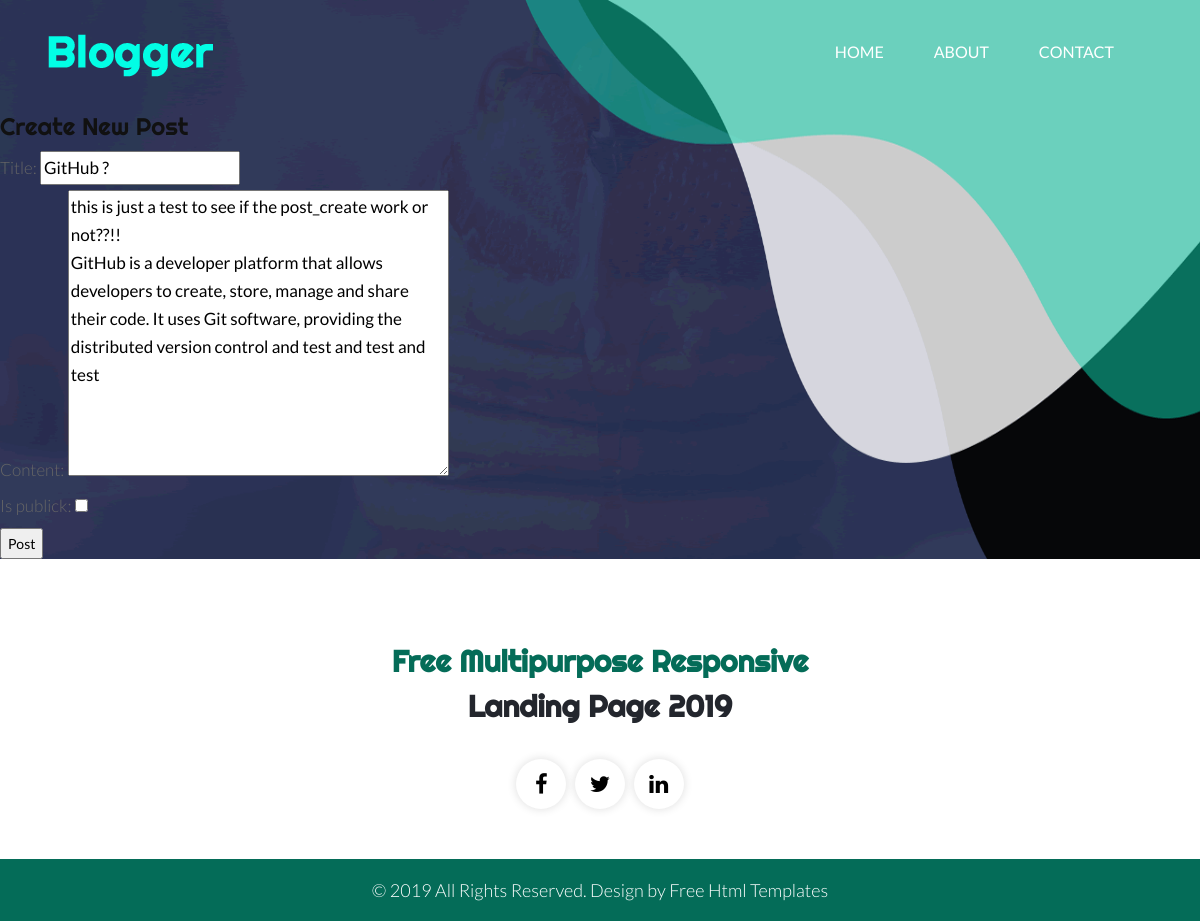
The page /update_post/1 (signed in) on the database as committed earlier.
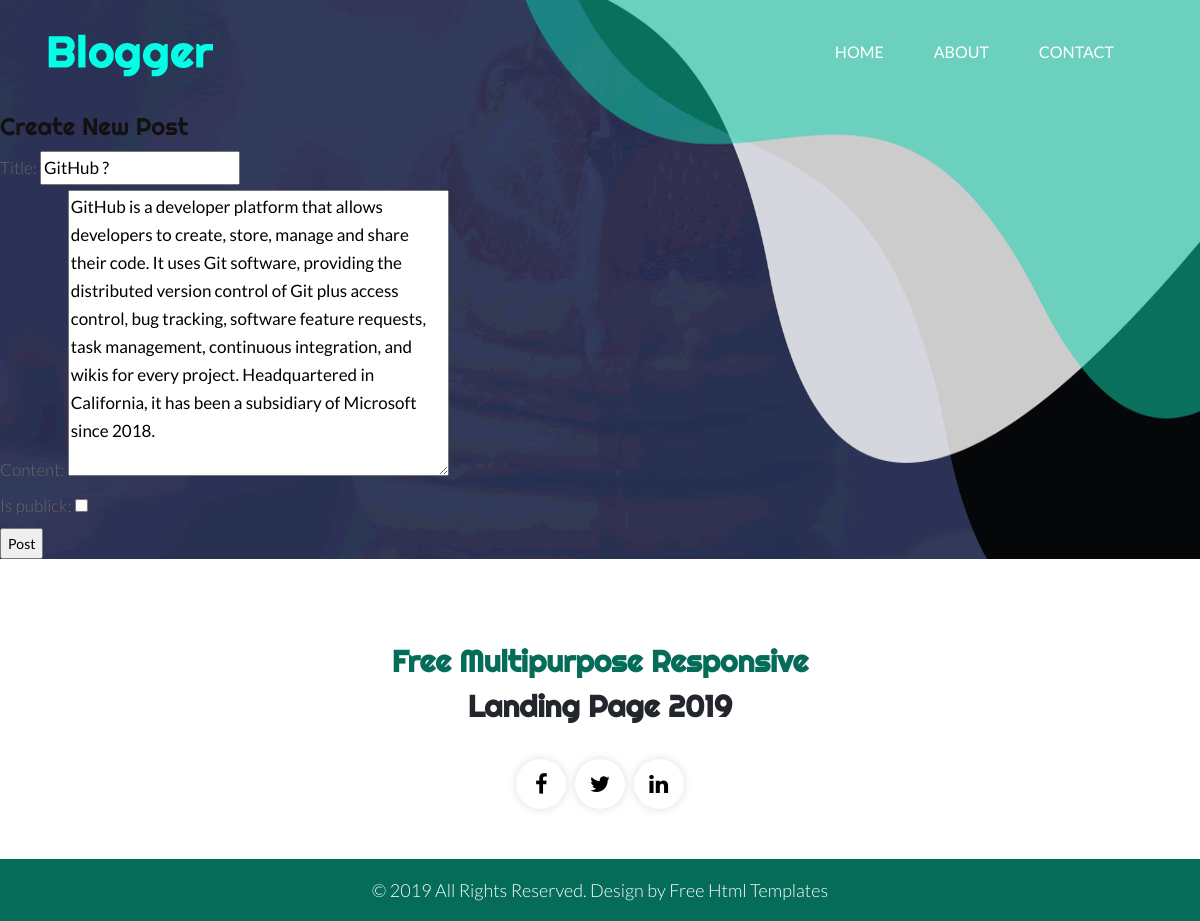
The same page on the database as committed later.
### posts/models.py (models this page shows, shortened)
class Post(models.Model):
    title = models.CharField(max_length=100)
    content = models.TextField()
    date_posted = models.DateTimeField(default=timezone.now)
    is_publick = models.BooleanField(default=False)
    user = models.ForeignKey(User,on_delete=models.CASCADE,null=True)
    class Meta:
        ordering = ['date_posted']

### posts/views.py (the view)
# urls.py: path('update_post/<int:pk>',PostUpdateView.as_view(),name='post_update'),
class PostUpdateView(LoginRequiredMixin,UpdateView):           # template = > post_form.html    build befor
    model = Post
    fields = ['title', 'content','is_publick']
    success_url = reverse_lazy('posts:list_posts')

### posts/templates/posts/post_form.html (shortened to what this page needs)
{% extends "posts/base.html" %}
{% block content %}
<div class='form-main'>
    <div class='form-container'>
        <h1>Create New Post</h1>
        <form class='form' method='POST'>
            {{form.as_p}}
            <div class='post-btns'>
                <input class='detailbtn' type='submit' value='Post'>
            </div>
        </form>
    </div>
</div>
{% endblock content %}

### posts/templates/posts/base.html (shortened to what this page needs)
{% load static %}
<!DOCTYPE html>
<html lang="en">
   <head>
      <link rel="stylesheet" href="{% static 'posts/css/bootstrap.min.css' %}">
      <link rel="stylesheet" href="{% static 'posts/css/style.css' %}">
      <link rel="stylesheet" href="{% static 'posts/css/responsive.css' %}">
      <link rel="stylesheet" href="{% static 'posts/css/jquery.mCustomScrollbar.min.css' %}">
      <link rel="stylesheet" href="https://netdna.bootstrapcdn.com/font-awesome/4.0.3/css/font-awesome.css">
      <link rel="stylesheet" href="https://cdnjs.cloudflare.com/ajax/libs/fancybox/2.1.5/jquery.fancybox.min.css" media="screen">
   </head>
   <body class="main-layout">
    <header>
        <div  class="head_top">
           <div class="header">
              <div class="container-fluid">
                 <div class="row">
                    <div class="col-xl-3 col-lg-3 col-md-3 col-sm-3 col logo_section">
                       <div class="full">
                          <div class="center-desk">
                             <div class="logo">
                                <a href="index.html"><img src="{% static 'posts/images/logo.png' %}" alt="#" /></a>
                             </div>
                          </div>
                       </div>
                    </div>
                    <div class="col-xl-9 col-lg-9 col-md-9 col-sm-9">
                       <nav class="navigation navbar navbar-expand-md navbar-dark ">
                          <div class="collapse navbar-collapse" id="navbarsExample04">
                             <ul class="navbar-nav mr-auto">
                                <li class="nav-item">
                                   <a class="nav-link" href="#"> Home  </a>
                                </li>
                                <li class="nav-item">
                                   <a class="nav-link" href="#contact">About</a>
                                </li>
                                <li class="nav-item">
                                   <a class="nav-link" href="#">Contact</a>
                                </li>
                             </ul>
                          </div>
                       </nav>
                    </div>
                 </div>
              </div>
           </div>
{% block content %}
{% endblock content %}
<footer>
    <div class="footer">
       <div class="container">
          <div class="row">
             <div class="col-md-12 ">
                <div class="cont">
                   <h3> <strong class="multi"> Free Multipurpose Responsive</strong><br>
                      Landing Page 2019
                   </h3>
                </div>
             </div>
             <div class="col-md-12">
                <ul class="social_icon">
                   <li><a href="#"><i class="fa fa-facebook" aria-hidden="true"></i></a></li>
                   <li><a href="#"><i class="fa fa-twitter" aria-hidden="true"></i></i></a></li>
                   <li><a href="#"><i class="fa fa-linkedin" aria-hidden="true"></i></i></a></li>
                </ul>
             </div>
          </div>
       </div>
       <div class="copyright">
          <div class="container">
             <div class="row">
                <div class="col-md-12">
                   <p>© 2019 All Rights Reserved. Design by  <a href="https://html.design/"> Free Html Templates</a></p>
                </div>
             </div>
          </div>
       </div>
    </div>
 </footer>
</body>
</html>

### posts/static/posts/css/style.css (style rules this page uses)
* { box-sizing: border-box !important; }
html { scroll-behavior: smooth; }
body { color: #666666; font-size: 14px; font-family: 'Lato', sans-serif; line-height: 1.80857; font-weight: normal; }
a { color: #1f1f1f; text-decoration: none !important; outline: none !important; -webkit-transition: all .3s ease-in-out; -moz-transition: all .3s ease-in-out; -ms-transition: all .3s ease-in-out; -o-transition: all .3s ease-in-out; transition: all .3s ease-in-out; }
h1, h2, h3, h4, h5, h6 { letter-spacing: 0; font-weight: normal; position: relative; padding: 0 0 10px 0; font-weight: normal; line-height: normal; color: #111111; margin: 0 }
h1 { font-size: 24px; font-family: 'Righteous', cursive; }
h3 { font-size: 18px; font-family: 'Righteous', cursive; }
*, *::after, *::before { -webkit-box-sizing: border-box; -moz-box-sizing: border-box; box-sizing: border-box; }
ul, li, ol { margin: 0px; padding: 0px; list-style: none; }
p { margin: 0px; font-weight: 300; font-size: 17px; line-height: 28px; }
a { color: #222222; text-decoration: none; outline: none !important; }
a, .btn { text-decoration: none !important; outline: none !important; -webkit-transition: all .3s ease-in-out; -moz-transition: all .3s ease-in-out; -ms-transition: all .3s ease-in-out; -o-transition: all .3s ease-in-out; transition: all .3s ease-in-out; }
img { max-width: 100%; height: auto; }
.full { float: left; width: 100%; }
.full { width: 100%; float: left; margin: 0; padding: 0; }
.main-layout { background-repeat: no-repeat; background: url(../images/body_bg.png); }
.navigation.navbar { padding-top: 12px; float: right; }
.navigation.navbar-dark .navbar-nav .nav-link { padding: 0 25px; color: #fff; font-size: 16px; line-height: 20px; text-transform: uppercase; }
.head_top { background: url(../images/banner1.png); background-size: 100% 100%; background-repeat: no-repeat; background-position: center; }
.header { width: 100%; background: transparent; padding: 30px 30px; }
.logo a { font-size: 40px; font-weight: bold; text-transform: uppercase; color: #fff; line-height: 40px; }
.multi { color: #046c58; }
.footer { background: #fff; }
.cont { text-align: center; margin-top: 80px; }
.cont h3 { font-family: 'Righteous', cursive; font-size: 30px; line-height: 45px; color: #23262d; font-weight: bold; padding-bottom: 30px; }
ul.social_icon { text-align: center; }
ul.social_icon li { display: inline-block; margin: 0 3px; }
ul.social_icon li a { background: #fff; box-shadow: #ddd 0px 0px 10px 0px; font-size: 22px; padding-top: 5px; border-radius: 50px; width: 50px; height: 50px; display: inline-block; color: #000000; }
.copyright { padding: 20px 0px; background: #046c58; margin-top: 50px; position: relative; }
.copyright p { color: #fff; font-size: 18px; line-height: 22px; text-align: center; }
.copyright a { color: #fff; }

Rows that differ between the two databases and show on the page:
changed Post "GitHub ?": content "this is just a test to see if the post_create work or not??!! GitHub is a developer platform that allows developers to create, store, manage and share their code. It uses Git software, providing the distributed version control and test and test and test" → "GitHub is a developer platform that allows developers to create, store, manage and share their code. It uses Git software, providing the distributed version control of Git plus access control, bug tracking, software feature requests, task management, continuous integration, and wikis for every project. Headquartered in California, it has been a subsidiary of Microsoft since 2018."
